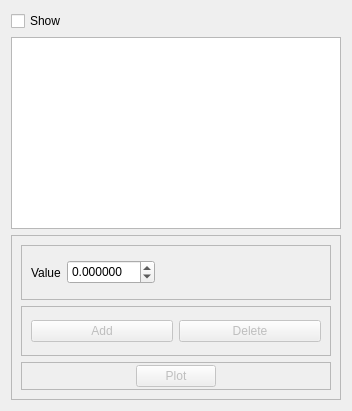
              <widget class="QWidget" name="tab_3">
               <attribute name="title">
                <string>Isosurface</string>
               </attribute>
               <layout class="QVBoxLayout" name="verticalLayout_15">
                <item>
                 <widget class="QCheckBox" name="FormActionsPostCheckSurface">
                  <property name="text">
                   <string>Show</string>
                  </property>
                 </widget>
                </item>
                <item>
                 <widget class="QTableWidget" name="IsosurfaceColorsTable"/>
                </item>
                <item>
                 <widget class="QFrame" name="frame_15">
                  <property name="minimumSize">
                   <size>
                    <width>0</width>
                    <height>100</height>
                   </size>
                  </property>
                  <property name="frameShape">
                   <enum>QFrame::StyledPanel</enum>
                  </property>
                  <property name="frameShadow">
                   <enum>QFrame::Raised</enum>
                  </property>
                  <layout class="QVBoxLayout" name="verticalLayout_22">
                   <item>
                    <widget class="QFrame" name="frame_27">
                     <property name="minimumSize">
                      <size>
                       <width>0</width>
                       <height>55</height>
                      </size>
                     </property>
                     <property name="frameShape">
                      <enum>QFrame::StyledPanel</enum>
                     </property>
                     <property name="frameShadow">
                      <enum>QFrame::Raised</enum>
                     </property>
                     <layout class="QHBoxLayout" name="horizontalLayout_18">
                      <item>
                       <widget class="QLabel" name="label_10">
                        <property name="text">
                         <string>Value</string>
                        </property>
                       </widget>
                      </item>
                      <item>
                       <widget class="QDoubleSpinBox" name="FormActionsPostLabelSurfaceValue">
                        <property name="minimumSize">
                         <size>
                          <width>0</width>
                          <height>24</height>
                         </size>
                        </property>
                        <property name="maximumSize">
                         <size>
                          <width>16777215</width>
                          <height>24</height>
                         </size>
                        </property>
                        <property name="decimals">
                         <number>6</number>
                        </property>
                        <property name="minimum">
                         <double>-99.000000000000000</double>
                        </property>
                        <property name="singleStep">
                         <double>0.010000000000000</double>
                        </property>
                       </widget>
                      </item>
                      <item>
                       <spacer name="horizontalSpacer_11">
                        <property name="orientation">
                         <enum>Qt::Horizontal</enum>
                        </property>
                        <property name="sizeHint" stdset="0">
                         <size>
                          <width>40</width>
                          <height>20</height>
                         </size>
                        </property>
                       </spacer>
                      </item>
                     </layout>
                    </widget>
                   </item>
                   <item>
                    <widget class="QFrame" name="frame_17">
                     <property name="minimumSize">
                      <size>
                       <width>0</width>
                       <height>50</height>
                      </size>
                     </property>
                     <property name="frameShape">
                      <enum>QFrame::StyledPanel</enum>
                     </property>
                     <property name="frameShadow">
                      <enum>QFrame::Raised</enum>
                     </property>
                     <layout class="QHBoxLayout" name="horizontalLayout_5">
                      <item>
                       <widget class="QPushButton" name="FormActionsPostButSurfaceAdd">
                        <property name="enabled">
                         <bool>false</bool>
                        </property>
                        <property name="text">
                         <string>Add</string>
                        </property>
                       </widget>
                      </item>
                      <item>
                       <widget class="QPushButton" name="FormActionsPostButSurfaceDelete">
                        <property name="enabled">
                         <bool>false</bool>
                        </property>
                        <property name="text">
                         <string>Delete</string>
                        </property>
                       </widget>
                      </item>
                     </layout>
                    </widget>
                   </item>
                   <item>
                    <widget class="QFrame" name="frame_18">
                     <property name="frameShape">
                      <enum>QFrame::StyledPanel</enum>
                     </property>
                     <property name="frameShadow">
                      <enum>QFrame::Raised</enum>
                     </property>
                     <layout class="QHBoxLayout" name="horizontalLayout_4">
                      <property name="topMargin">
                       <number>2</number>
                      </property>
                      <property name="bottomMargin">
                       <number>2</number>
                      </property>
                      <item>
                       <spacer name="horizontalSpacer">
                        <property name="orientation">
                         <enum>Qt::Horizontal</enum>
                        </property>
                        <property name="sizeHint" stdset="0">
                         <size>
                          <width>105</width>
                          <height>20</height>
                         </size>
                        </property>
                       </spacer>
                      </item>
                      <item>
                       <widget class="QPushButton" name="FormActionsPostButSurface">
                        <property name="enabled">
                         <bool>false</bool>
                        </property>
                        <property name="text">
                         <string>Plot</string>
                        </property>
                       </widget>
                      </item>
                      <item>
                       <spacer name="horizontalSpacer_2">
                        <property name="orientation">
                         <enum>Qt::Horizontal</enum>
                        </property>
                        <property name="sizeHint" stdset="0">
                         <size>
                          <width>105</width>
                          <height>20</height>
                         </size>
                        </property>
                       </spacer>
                      </item>
                     </layout>
                    </widget>
                   </item>
                  </layout>
                 </widget>
                </item>
               </layout>
              </widget>
